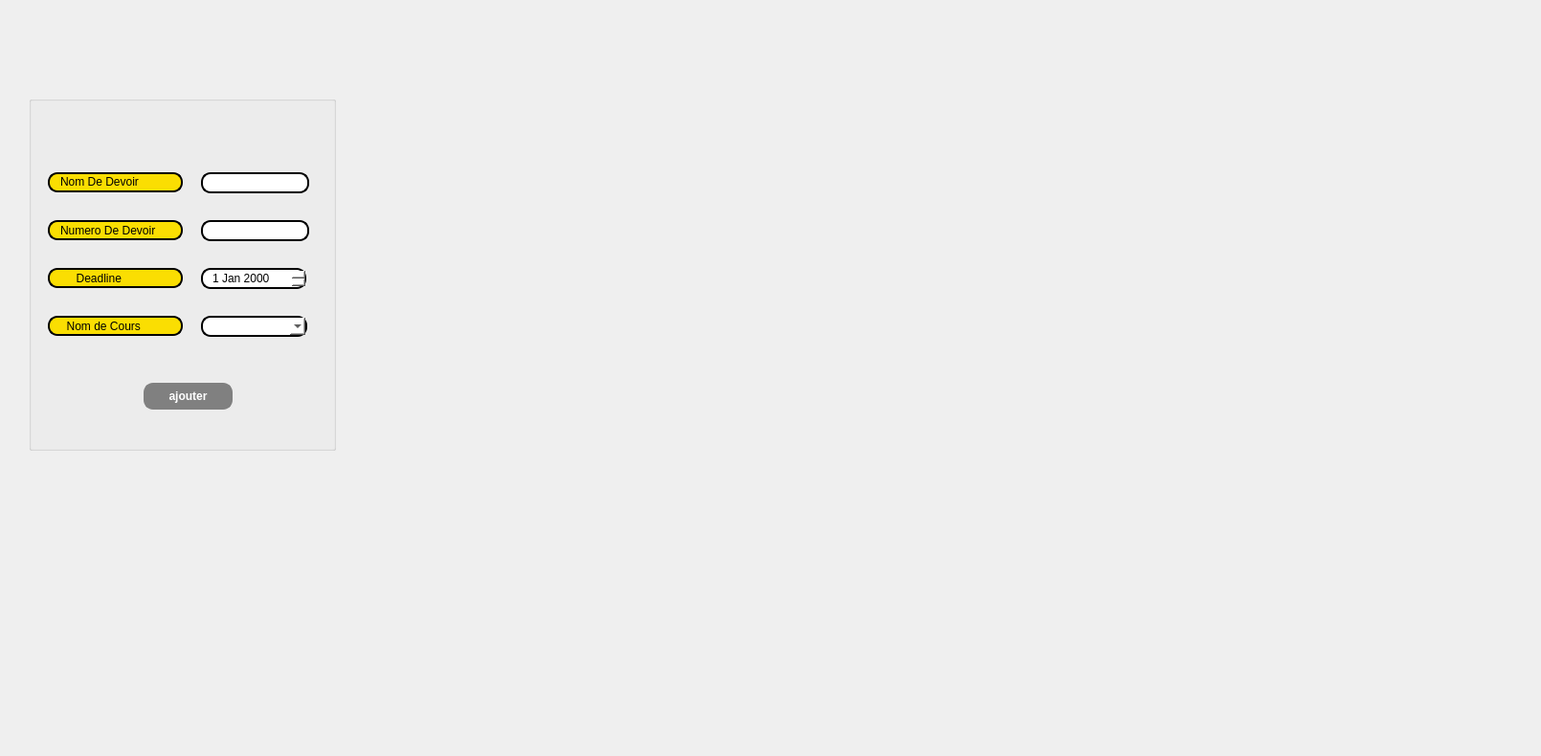
     <widget class="QWidget" name="tab_6">
      <attribute name="title">
       <string>Ajouter</string>
      </attribute>
      <widget class="QGroupBox" name="groupBox_2">
       <property name="geometry">
        <rect>
         <x>30</x>
         <y>100</y>
         <width>321</width>
         <height>371</height>
        </rect>
       </property>
       <property name="title">
        <string/>
       </property>
       <widget class="QLineEdit" name="nomD_lineEdit">
        <property name="geometry">
         <rect>
          <x>180</x>
          <y>80</y>
          <width>113</width>
          <height>22</height>
         </rect>
        </property>
        <property name="styleSheet">
         <string notr="true">border: 2px solid black;
border-radius: 10px;
padding: 0 8px;
background: white;
selection-background-color: gray;
</string>
        </property>
       </widget>
       <widget class="QLineEdit" name="numD_lineEdit">
        <property name="geometry">
         <rect>
          <x>180</x>
          <y>130</y>
          <width>113</width>
          <height>22</height>
         </rect>
        </property>
        <property name="styleSheet">
         <string notr="true">border: 2px solid black;
border-radius: 10px;
padding: 0 8px;
background: white;
selection-background-color: gray;
</string>
        </property>
       </widget>
       <widget class="QLabel" name="nomD">
        <property name="geometry">
         <rect>
          <x>20</x>
          <y>80</y>
          <width>141</width>
          <height>21</height>
         </rect>
        </property>
        <property name="palette">
         <palette>
          <active>
           <colorrole role="WindowText">
            <brush brushstyle="SolidPattern">
             <color alpha="255">
              <red>0</red>
              <green>0</green>
              <blue>0</blue>
             </color>
            </brush>
           </colorrole>
           <colorrole role="Button">
            <brush brushstyle="SolidPattern">
             <color alpha="255">
              <red>250</red>
              <green>222</green>
              <blue>2</blue>
             </color>
            </brush>
           </colorrole>
           <colorrole role="Text">
            <brush brushstyle="SolidPattern">
             <color alpha="255">
              <red>0</red>
              <green>0</green>
              <blue>0</blue>
             </color>
            </brush>
           </colorrole>
           <colorrole role="ButtonText">
            <brush brushstyle="SolidPattern">
             <color alpha="255">
              <red>0</red>
              <green>0</green>
              <blue>0</blue>
             </color>
            </brush>
           </colorrole>
           <colorrole role="Base">
            <brush brushstyle="SolidPattern">
             <color alpha="255">
              <red>250</red>
              <green>222</green>
              <blue>2</blue>
             </color>
            </brush>
           </colorrole>
           <colorrole role="Window">
            <brush brushstyle="SolidPattern">
             <color alpha="255">
              <red>250</red>
              <green>222</green>
              <blue>2</blue>
             </color>
            </brush>
           </colorrole>
           <colorrole role="PlaceholderText">
            <brush brushstyle="NoBrush">
             <color alpha="128">
              <red>0</red>
              <green>0</green>
              <blue>0</blue>
             </color>
            </brush>
           </colorrole>
          </active>
          <inactive>
           <colorrole role="WindowText">
            <brush brushstyle="SolidPattern">
             <color alpha="255">
              <red>0</red>
              <green>0</green>
              <blue>0</blue>
             </color>
            </brush>
           </colorrole>
           <colorrole role="Button">
            <brush brushstyle="SolidPattern">
             <color alpha="255">
              <red>250</red>
              <green>222</green>
              <blue>2</blue>
             </color>
            </brush>
           </colorrole>
           <colorrole role="Text">
            <brush brushstyle="SolidPattern">
             <color alpha="255">
              <red>0</red>
              <green>0</green>
              <blue>0</blue>
             </color>
            </brush>
           </colorrole>
           <colorrole role="ButtonText">
            <brush brushstyle="SolidPattern">
             <color alpha="255">
              <red>0</red>
              <green>0</green>
              <blue>0</blue>
             </color>
            </brush>
           </colorrole>
           <colorrole role="Base">
            <brush brushstyle="SolidPattern">
             <color alpha="255">
              <red>250</red>
              <green>222</green>
              <blue>2</blue>
             </color>
            </brush>
           </colorrole>
           <colorrole role="Window">
            <brush brushstyle="SolidPattern">
             <color alpha="255">
              <red>250</red>
              <green>222</green>
              <blue>2</blue>
             </color>
            </brush>
           </colorrole>
           <colorrole role="PlaceholderText">
            <brush brushstyle="NoBrush">
             <color alpha="128">
              <red>0</red>
              <green>0</green>
              <blue>0</blue>
             </color>
            </brush>
           </colorrole>
          </inactive>
          <disabled>
           <colorrole role="WindowText">
            <brush brushstyle="SolidPattern">
             <color alpha="255">
              <red>0</red>
              <green>0</green>
              <blue>0</blue>
             </color>
            </brush>
           </colorrole>
           <colorrole role="Button">
            <brush brushstyle="SolidPattern">
             <color alpha="255">
              <red>250</red>
              <green>222</green>
              <blue>2</blue>
             </color>
            </brush>
           </colorrole>
           <colorrole role="Text">
            <brush brushstyle="SolidPattern">
             <color alpha="255">
              <red>0</red>
              <green>0</green>
              <blue>0</blue>
             </color>
            </brush>
           </colorrole>
           <colorrole role="ButtonText">
            <brush brushstyle="SolidPattern">
             <color alpha="255">
              <red>0</red>
              <green>0</green>
              <blue>0</blue>
             </color>
            </brush>
           </colorrole>
           <colorrole role="Base">
            <brush brushstyle="SolidPattern">
             <color alpha="255">
              <red>250</red>
              <green>222</green>
              <blue>2</blue>
             </color>
            </brush>
           </colorrole>
           <colorrole role="Window">
            <brush brushstyle="SolidPattern">
             <color alpha="255">
              <red>250</red>
              <green>222</green>
              <blue>2</blue>
             </color>
            </brush>
           </colorrole>
           <colorrole role="PlaceholderText">
            <brush brushstyle="NoBrush">
             <color alpha="128">
              <red>0</red>
              <green>0</green>
              <blue>0</blue>
             </color>
            </brush>
           </colorrole>
          </disabled>
         </palette>
        </property>
        <property name="mouseTracking">
         <bool>false</bool>
        </property>
        <property name="focusPolicy">
         <enum>Qt::ClickFocus</enum>
        </property>
        <property name="contextMenuPolicy">
         <enum>Qt::PreventContextMenu</enum>
        </property>
        <property name="styleSheet">
         <string notr="true">border: 2px solid black;
font: 75 8pt &quot;MS Shell Dlg 2&quot;;
border-radius: 10px;
padding: 0 8px;
background: #fade02;
font: bold, &quot;Comic Sans MS&quot;;;
text-align:center;
</string>
        </property>
        <property name="text">
         <string>Nom De Devoir</string>
        </property>
       </widget>
       <widget class="QLabel" name="numD">
        <property name="geometry">
         <rect>
          <x>20</x>
          <y>130</y>
          <width>141</width>
          <height>21</height>
         </rect>
        </property>
        <property name="styleSheet">
         <string notr="true">border: 2px solid black;
font: 75 8pt &quot;MS Shell Dlg 2&quot;;
border-radius: 10px;
padding: 0 8px;
background: #fade02;
font: bold, &quot;Comic Sans MS&quot;;;
text-align:center;
</string>
        </property>
        <property name="text">
         <string>Numero De Devoir</string>
        </property>
       </widget>
       <widget class="QLabel" name="deadline">
        <property name="geometry">
         <rect>
          <x>20</x>
          <y>180</y>
          <width>141</width>
          <height>21</height>
         </rect>
        </property>
        <property name="styleSheet">
         <string notr="true">border: 2px solid black;
font: 75 8pt &quot;MS Shell Dlg 2&quot;;
border-radius: 10px;
padding: 0 8px;
background: #fade02;
font: bold, &quot;Comic Sans MS&quot;;;
text-align:center;
</string>
        </property>
        <property name="text">
         <string>     Deadline</string>
        </property>
       </widget>
       <widget class="QLabel" name="nomC_2">
        <property name="geometry">
         <rect>
          <x>20</x>
          <y>230</y>
          <width>141</width>
          <height>21</height>
         </rect>
        </property>
        <property name="styleSheet">
         <string notr="true">border: 2px solid black;
font: 75 8pt &quot;MS Shell Dlg 2&quot;;
border-radius: 10px;
padding: 0 8px;
background: #fade02;
font: bold, &quot;Comic Sans MS&quot;;;
text-align:center;
</string>
        </property>
        <property name="text">
         <string>  Nom de Cours </string>
        </property>
       </widget>
       <widget class="QPushButton" name="b_ajout_dev">
        <property name="geometry">
         <rect>
          <x>120</x>
          <y>300</y>
          <width>93</width>
          <height>28</height>
         </rect>
        </property>
        <property name="font">
         <font>
          <weight>75</weight>
          <bold>true</bold>
         </font>
        </property>
        <property name="styleSheet">
         <string notr="true">color: white;
background:gray;
 border: 2px solid gray;
 border-radius: 10px;

</string>
        </property>
        <property name="text">
         <string>ajouter</string>
        </property>
       </widget>
       <widget class="QComboBox" name="comboBox">
        <property name="geometry">
         <rect>
          <x>180</x>
          <y>230</y>
          <width>111</width>
          <height>22</height>
         </rect>
        </property>
        <property name="styleSheet">
         <string notr="true">border: 2px solid black;
border-radius: 10px;
padding: 0 8px;
background: white;
selection-background-color: gray;
</string>
        </property>
       </widget>
       <widget class="QDateEdit" name="dateEdit">
        <property name="geometry">
         <rect>
          <x>180</x>
          <y>180</y>
          <width>110</width>
          <height>22</height>
         </rect>
        </property>
        <property name="styleSheet">
         <string notr="true">border: 2px solid black;
border-radius: 10px;
padding: 0 8px;
background: white;
selection-background-color: gray;</string>
        </property>
       </widget>
      </widget>
      <widget class="QLabel" name="devoirs">
       <property name="geometry">
        <rect>
         <x>420</x>
         <y>100</y>
         <width>641</width>
         <height>341</height>
        </rect>
       </property>
       <property name="text">
        <string/>
       </property>
      </widget>
      <widget class="QLabel" name="home">
       <property name="geometry">
        <rect>
         <x>880</x>
         <y>10</y>
         <width>56</width>
         <height>41</height>
        </rect>
       </property>
       <property name="text">
        <string/>
       </property>
      </widget>
      <widget class="QLabel" name="profile">
       <property name="geometry">
        <rect>
         <x>960</x>
         <y>10</y>
         <width>56</width>
         <height>41</height>
        </rect>
       </property>
       <property name="text">
        <string/>
       </property>
      </widget>
      <widget class="QLabel" name="background">
       <property name="geometry">
        <rect>
         <x>0</x>
         <y>0</y>
         <width>1601</width>
         <height>781</height>
        </rect>
       </property>
       <property name="text">
        <string/>
       </property>
      </widget>
      <zorder>background</zorder>
      <zorder>groupBox_2</zorder>
      <zorder>devoirs</zorder>
      <zorder>home</zorder>
      <zorder>profile</zorder>
     </widget>
